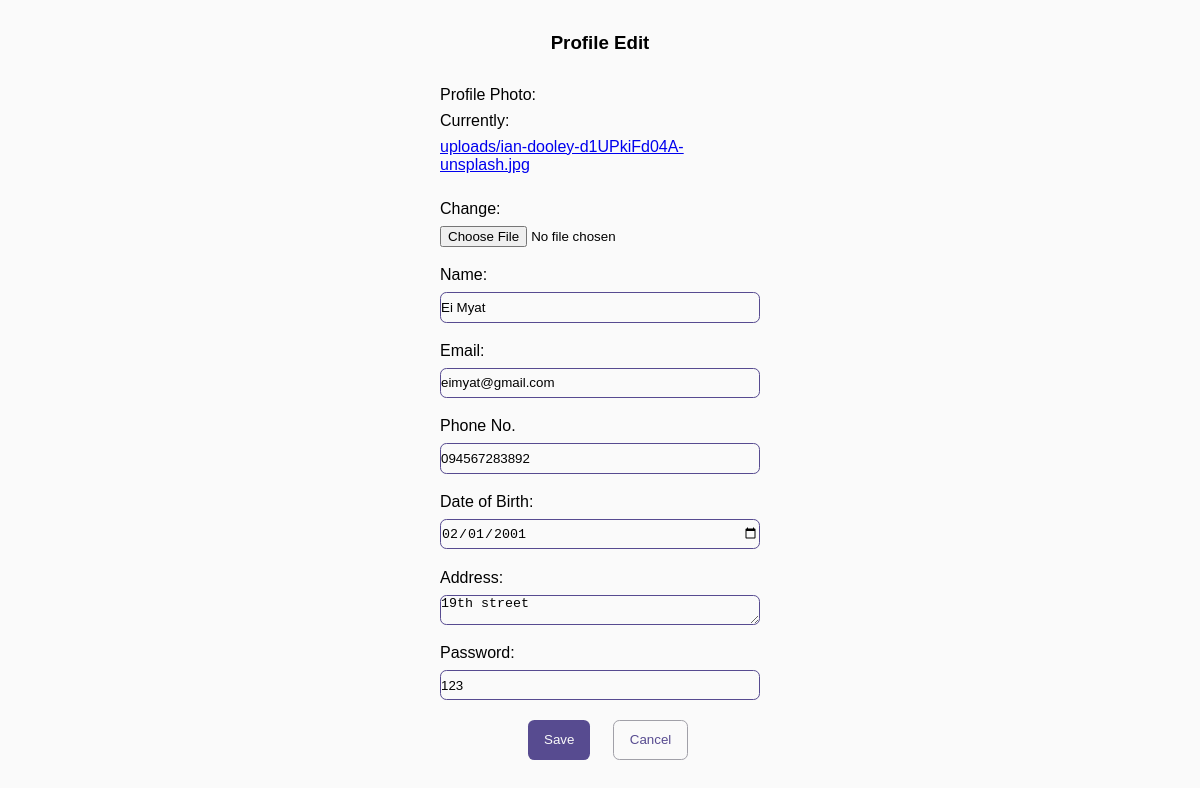
Page /update_patient/3/ (signed in) on the earlier database version.
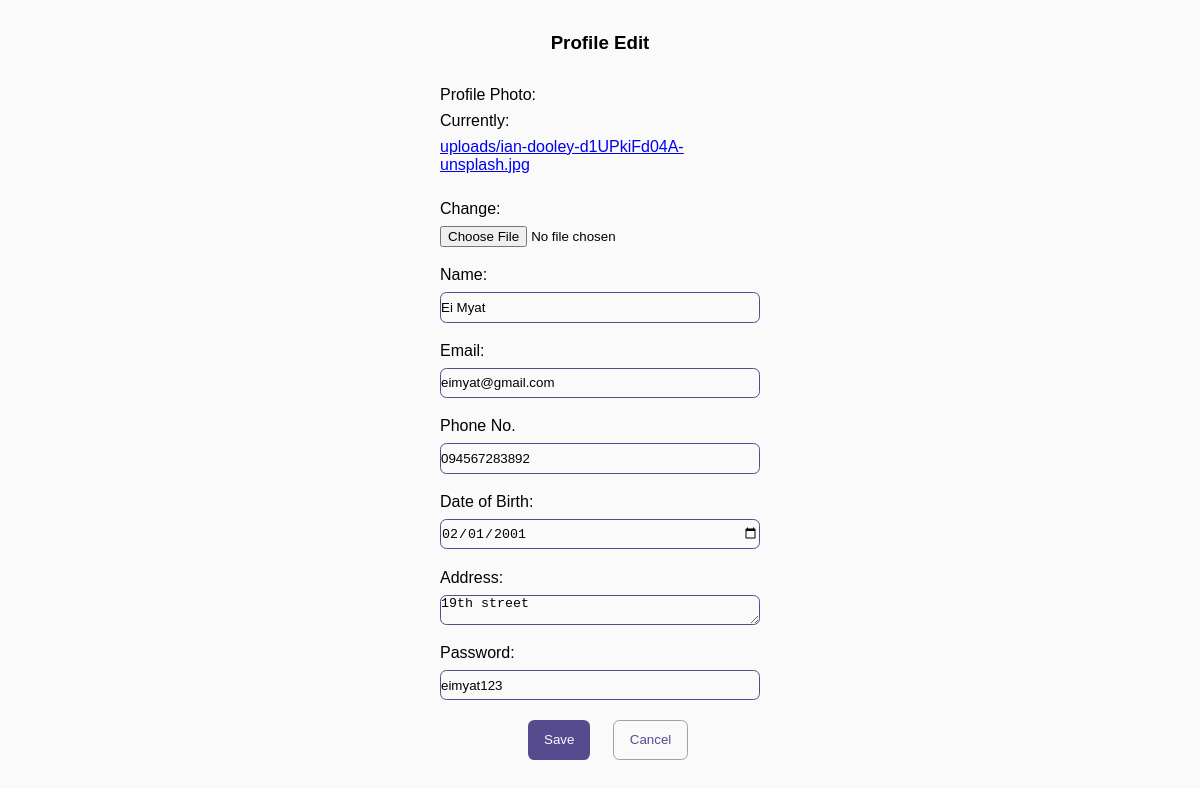
Same page on the later database version.
### patients/models.py (models this page shows, shortened)
class Patient(models.Model):
    PatientID = models.AutoField(primary_key=True)
    PatientImg = models.ImageField(upload_to='uploads',default='a.png')
    PatientName = models.CharField(max_length=40)
    PatientMail = models.EmailField(max_length=40)
    PatientPh =models.CharField(max_length=30)
    PatientDob = models.DateField()
    PatientAddr = models.CharField(max_length=100)
    PatientPwd = models.CharField(max_length=30)

### patients/views.py (the view)
# urls.py: path('update_patient/<int:id>/',views.update_patient, name='update_patient'),
def update_patient(request, id):
    sid = request.session.get('sid')
    if sid:
        s_data = Staff.objects.get(id=sid)
        data = Patient.objects.get(PatientID=id)
        form = UpdateForm(request.POST, request.FILES, instance=data)
        if form.is_valid():
            update_mail = form.cleaned_data['PatientMail']
            exist_mail = Patient.objects.filter(PatientMail=update_mail).exclude(PatientID=id)
            update_ph = form.cleaned_data['PatientPh']
            exist_ph = Patient.objects.filter(PatientPh=update_ph).exclude(PatientID=id)
            if exist_mail.exists():
                msg = "Email is already in use"
                return render(request, 'adminpedit.html', {'form': form, 'msg': msg, 'items': s_data})
            elif exist_ph.exists():
                msg = "Phone number is already in use"
                return render(request, 'adminpedit.html', {'form': form, 'msg': msg, 'items': s_data})
            else:
                form.save()
                return HttpResponseRedirect("/adminpatient/")
        else:
            form = UpdateForm(instance=data)
        return render(request, 'adminpedit.html', {'form': form, 'items': s_data})

### patients/forms.py
class UpdateForm(forms.ModelForm):
    class Meta:
        model = Patient
        fields =['PatientImg','PatientName','PatientMail','PatientPh','PatientDob','PatientAddr','PatientPwd']
        labels={
            'PatientImg':_('Profile Photo',),
            'PatientName': _("Name"),
            'PatientMail':_('Email'),
            'PatientPh':_('Phone No.'),
            'PatientDob': _('Date of Birth'),
            'PatientAddr':_('Address'),
            'PatientPwd':_('Password')
        }
        widgets={
            'PatientMail': forms.EmailInput(attrs={'type':'email', 'placeholder':'Enter your email'}),
            'PatientDob': forms.DateInput(attrs={'type': 'date', 'placeholder': 'yyyy-mm-dd'}),
            'PatientName': forms.TextInput(attrs={ 'placeholder': 'Enter your name'}),
            'PatientAddr': forms.Textarea(attrs={'placeholder': 'Enter your address'}),
            'PatientPwd': forms.TextInput(attrs={'placeholder': 'Enter your password'}),
        }

### templates/adminpedit.html (shortened to what this page needs)
<!DOCTYPE html>
{%load static%}
<html lang="en">
<head>
    <link rel="stylesheet" href="{% static '/css/edit.css'%}">
</head>
<body>
    <div class="edit-form-section">
        <h3 class="edit-header">Profile Edit</h3>
        <form method="post" enctype="multipart/form-data" class="cta-section-1">
        {% for field in form %}
        <p class="input-section-1">{{ field.label_tag }} {{ field }}</p>
        {% endfor %}
        <div class="btn-section">
            <button onclick="location.href='{%url 'adminpatient'%}'" class="primary-btn">Save</button>
            <button value="Cancel" onclick="location.href='{% url 'adminpatient'%}'" class="cancel-btn">Cancel</button>
        </div>
    </form>
    </div>
</body>
</html>

Differences in the rows shown:
changed Patient "Ei Myat": PatientPwd "123" → "eimyat123"
